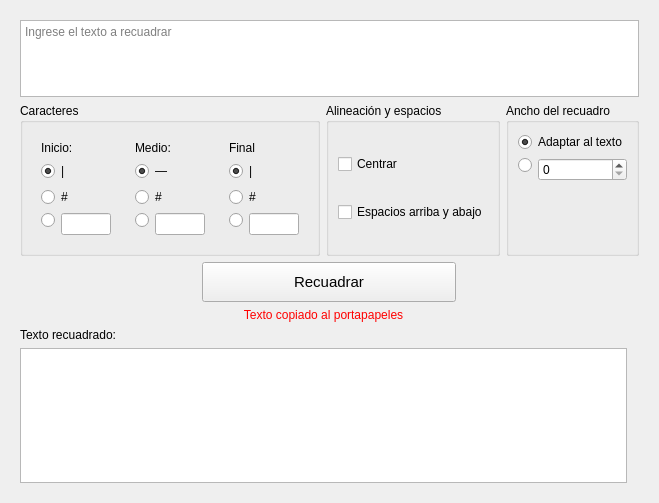
<?xml version="1.0" encoding="UTF-8"?>
<ui version="4.0">
 <class>MainWindow</class>
 <widget class="QMainWindow" name="MainWindow">
  <property name="geometry">
   <rect>
    <x>0</x>
    <y>0</y>
    <width>641</width>
    <height>503</height>
   </rect>
  </property>
  <property name="windowTitle">
   <string>MainWindow</string>
  </property>
  <widget class="QWidget" name="centralwidget">
   <layout class="QGridLayout" name="gridLayout">
    <property name="leftMargin">
     <number>20</number>
    </property>
    <property name="topMargin">
     <number>20</number>
    </property>
    <property name="rightMargin">
     <number>20</number>
    </property>
    <property name="bottomMargin">
     <number>20</number>
    </property>
    <item row="2" column="0" colspan="3">
     <layout class="QHBoxLayout" name="horizontalLayout">
      <property name="topMargin">
       <number>0</number>
      </property>
      <item>
       <widget class="QGroupBox" name="horizontalGroupBox">
        <property name="title">
         <string>Caracteres</string>
        </property>
        <layout class="QHBoxLayout" name="horizontalLayout_2" stretch="0,0,0">
         <item>
          <widget class="QWidget" name="verticalWidget_inicio" native="true">
           <layout class="QVBoxLayout" name="verticalLayout">
            <item>
             <widget class="QLabel" name="label_2">
              <property name="text">
               <string>Inicio:</string>
              </property>
             </widget>
            </item>
            <item>
             <widget class="QRadioButton" name="radioButton_inicio_pipe">
              <property name="text">
               <string>|</string>
              </property>
              <property name="checked">
               <bool>true</bool>
              </property>
             </widget>
            </item>
            <item>
             <widget class="QRadioButton" name="radioButton_inicio_num">
              <property name="text">
               <string>#</string>
              </property>
             </widget>
            </item>
            <item>
             <layout class="QFormLayout" name="formLayout">
              <item row="0" column="1">
               <widget class="QLineEdit" name="lineEdit_inicio">
                <property name="minimumSize">
                 <size>
                  <width>50</width>
                  <height>0</height>
                 </size>
                </property>
                <property name="maximumSize">
                 <size>
                  <width>50</width>
                  <height>16777215</height>
                 </size>
                </property>
               </widget>
              </item>
              <item row="0" column="0">
               <widget class="QRadioButton" name="radioButton">
                <property name="text">
                 <string/>
                </property>
               </widget>
              </item>
             </layout>
            </item>
           </layout>
          </widget>
         </item>
         <item>
          <widget class="QWidget" name="verticalWidget_medio" native="true">
           <layout class="QVBoxLayout" name="verticalLayout_3">
            <item>
             <widget class="QLabel" name="label_3">
              <property name="text">
               <string>Medio:</string>
              </property>
             </widget>
            </item>
            <item>
             <widget class="QRadioButton" name="radioButton_medio_linea">
              <property name="text">
               <string>— </string>
              </property>
              <property name="checked">
               <bool>true</bool>
              </property>
             </widget>
            </item>
            <item>
             <widget class="QRadioButton" name="radioButton_medio_num">
              <property name="text">
               <string>#</string>
              </property>
             </widget>
            </item>
            <item>
             <layout class="QFormLayout" name="formLayout_2">
              <item row="0" column="1">
               <widget class="QLineEdit" name="lineEdit_medio">
                <property name="minimumSize">
                 <size>
                  <width>50</width>
                  <height>0</height>
                 </size>
                </property>
                <property name="maximumSize">
                 <size>
                  <width>50</width>
                  <height>16777215</height>
                 </size>
                </property>
               </widget>
              </item>
              <item row="0" column="0">
               <widget class="QRadioButton" name="radioButton_2">
                <property name="text">
                 <string/>
                </property>
               </widget>
              </item>
             </layout>
            </item>
           </layout>
          </widget>
         </item>
         <item>
          <widget class="QWidget" name="verticalWidget_final" native="true">
           <layout class="QVBoxLayout" name="verticalLayout_2">
            <item>
             <widget class="QLabel" name="label_4">
              <property name="text">
               <string>Final</string>
              </property>
             </widget>
            </item>
            <item>
             <widget class="QRadioButton" name="radioButton_final_pipe">
              <property name="text">
               <string>|</string>
              </property>
              <property name="checked">
               <bool>true</bool>
              </property>
             </widget>
            </item>
            <item>
             <widget class="QRadioButton" name="radioButton_final_num">
              <property name="text">
               <string>#</string>
              </property>
             </widget>
            </item>
            <item>
             <layout class="QFormLayout" name="formLayout_3">
              <item row="0" column="1">
               <widget class="QLineEdit" name="lineEdit_final">
                <property name="minimumSize">
                 <size>
                  <width>50</width>
                  <height>0</height>
                 </size>
                </property>
                <property name="maximumSize">
                 <size>
                  <width>50</width>
                  <height>16777215</height>
                 </size>
                </property>
               </widget>
              </item>
              <item row="0" column="0">
               <widget class="QRadioButton" name="radioButton_3">
                <property name="text">
                 <string/>
                </property>
               </widget>
              </item>
             </layout>
            </item>
           </layout>
          </widget>
         </item>
        </layout>
       </widget>
      </item>
      <item>
       <widget class="QGroupBox" name="verticalGroupBox">
        <property name="title">
         <string>Alineación y espacios</string>
        </property>
        <layout class="QVBoxLayout" name="verticalLayout_4">
         <item>
          <widget class="QCheckBox" name="checkBox_centrar">
           <property name="text">
            <string>Centrar</string>
           </property>
          </widget>
         </item>
         <item>
          <widget class="QCheckBox" name="checkBox_espacios">
           <property name="text">
            <string>Espacios arriba y abajo</string>
           </property>
          </widget>
         </item>
        </layout>
       </widget>
      </item>
      <item>
       <widget class="QGroupBox" name="groupBox">
        <property name="title">
         <string>Ancho del recuadro</string>
        </property>
        <layout class="QGridLayout" name="gridLayout_2">
         <item row="0" column="0">
          <widget class="QRadioButton" name="radioButton_ancho">
           <property name="text">
            <string>Adaptar al texto</string>
           </property>
           <property name="checked">
            <bool>true</bool>
           </property>
          </widget>
         </item>
         <item row="1" column="0">
          <layout class="QFormLayout" name="formLayout_4">
           <item row="0" column="0">
            <widget class="QRadioButton" name="radioButton_5">
             <property name="text">
              <string/>
             </property>
            </widget>
           </item>
           <item row="0" column="1">
            <widget class="QSpinBox" name="spinBox_ancho">
             <property name="minimum">
              <number>0</number>
             </property>
             <property name="maximum">
              <number>10000</number>
             </property>
            </widget>
           </item>
          </layout>
         </item>
        </layout>
       </widget>
      </item>
     </layout>
    </item>
    <item row="4" column="0" colspan="3">
     <layout class="QHBoxLayout" name="horizontalLayout_3">
      <item>
       <widget class="QPushButton" name="pushButton">
        <property name="minimumSize">
         <size>
          <width>0</width>
          <height>40</height>
         </size>
        </property>
        <property name="maximumSize">
         <size>
          <width>254</width>
          <height>16777215</height>
         </size>
        </property>
        <property name="font">
         <font>
          <pointsize>11</pointsize>
         </font>
        </property>
        <property name="text">
         <string>Recuadrar</string>
        </property>
       </widget>
      </item>
     </layout>
    </item>
    <item row="0" column="0" rowspan="2" colspan="3">
     <widget class="QPlainTextEdit" name="plainTextEdit_entrada">
      <property name="placeholderText">
       <string>Ingrese el texto a recuadrar</string>
      </property>
     </widget>
    </item>
    <item row="7" column="0">
     <widget class="QPlainTextEdit" name="plainTextEdit_salida">
      <property name="font">
       <font>
        <family>Consolas</family>
       </font>
      </property>
      <property name="readOnly">
       <bool>true</bool>
      </property>
     </widget>
    </item>
    <item row="6" column="0">
     <widget class="QLabel" name="label">
      <property name="text">
       <string>Texto recuadrado:</string>
      </property>
     </widget>
    </item>
    <item row="5" column="0">
     <widget class="QLabel" name="label_copiado">
      <property name="font">
       <font>
        <weight>50</weight>
        <italic>false</italic>
        <bold>false</bold>
       </font>
      </property>
      <property name="styleSheet">
       <string notr="true">color: red</string>
      </property>
      <property name="text">
       <string>Texto copiado al portapapeles</string>
      </property>
      <property name="alignment">
       <set>Qt::AlignCenter</set>
      </property>
     </widget>
    </item>
   </layout>
  </widget>
 </widget>
 <resources/>
 <connections/>
</ui>
